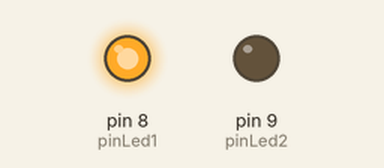
This sketch was run on a simulated Arduino Uno, built with avr-gcc and run on an emulated ATmega328P. On the bench: output pins drawn as LEDs (lit = HIGH).

Above: at 0.1 s.
Timing chart, 0 to 1.6 s (numbered marks = the images above):
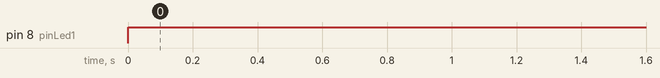

The sketch:

switch.ino
```cpp
int x = 1;

int pinLed1 = 8;
int pinLed2 = 9;

void setup() {

pinMode(pinLed1,OUTPUT);
pinMode(pinLed2,OUTPUT);

}

void loop() {

switch(x){//x es la variable que va a evaluar

  case 1: //se ejecuta si x = 1
    digitalWrite(pinLed1,HIGH);
    digitalWrite(pinLed2,LOW);
  break;//si no pusiesemos break, la evaluación continuaría

  case 2: //se ejecuta si x = 2
    digitalWrite(pinLed1,LOW);
    digitalWrite(pinLed2,HIGH);
  break;
  //Es importante dejar un espacio despues de "case"
  case 3: //se ejecuta si x = 3
    digitalWrite(pinLed1,HIGH);
    digitalWrite(pinLed2,HIGH);
  break;
  //El programador decide si poner o no un default
  default: //se ejecuta si x = cualquier otro valor
    digitalWrite(pinLed1,LOW);
    digitalWrite(pinLed2,LOW);

}

}
```

Measured:
- by itself, pin 8 (pinLed1): LOW → HIGH at 0.00 s
